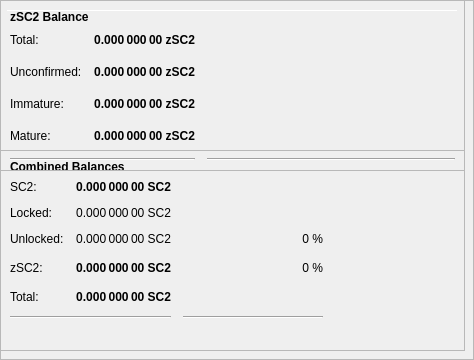
        <widget class="QFrame" name="frameObfuscation">
         <property name="minimumSize">
          <size>
           <width>0</width>
           <height>350</height>
          </size>
         </property>
         <property name="layoutDirection">
          <enum>Qt::LeftToRight</enum>
         </property>
         <property name="frameShape">
          <enum>QFrame::StyledPanel</enum>
         </property>
         <property name="frameShadow">
          <enum>QFrame::Raised</enum>
         </property>
         <widget class="QPushButton" name="runAutoDenom">
          <property name="geometry">
           <rect>
            <x>251</x>
            <y>17</y>
            <width>1</width>
            <height>1</height>
           </rect>
          </property>
          <property name="palette">
           <palette>
            <active>
             <colorrole role="WindowText">
              <brush brushstyle="SolidPattern">
               <color alpha="255">
                <red>0</red>
                <green>0</green>
                <blue>0</blue>
               </color>
              </brush>
             </colorrole>
             <colorrole role="Button">
              <brush brushstyle="SolidPattern">
               <color alpha="255">
                <red>239</red>
                <green>238</green>
                <blue>238</blue>
               </color>
              </brush>
             </colorrole>
             <colorrole role="Light">
              <brush brushstyle="SolidPattern">
               <color alpha="255">
                <red>255</red>
                <green>255</green>
                <blue>255</blue>
               </color>
              </brush>
             </colorrole>
             <colorrole role="Midlight">
              <brush brushstyle="SolidPattern">
               <color alpha="255">
                <red>247</red>
                <green>246</green>
                <blue>246</blue>
               </color>
              </brush>
             </colorrole>
             <colorrole role="Dark">
              <brush brushstyle="SolidPattern">
               <color alpha="255">
                <red>119</red>
                <green>119</green>
                <blue>119</blue>
               </color>
              </brush>
             </colorrole>
             <colorrole role="Mid">
              <brush brushstyle="SolidPattern">
               <color alpha="255">
                <red>159</red>
                <green>159</green>
                <blue>159</blue>
               </color>
              </brush>
             </colorrole>
             <colorrole role="Text">
              <brush brushstyle="SolidPattern">
               <color alpha="255">
                <red>0</red>
                <green>0</green>
                <blue>0</blue>
               </color>
              </brush>
             </colorrole>
             <colorrole role="BrightText">
              <brush brushstyle="SolidPattern">
               <color alpha="255">
                <red>255</red>
                <green>255</green>
                <blue>255</blue>
               </color>
              </brush>
             </colorrole>
             <colorrole role="ButtonText">
              <brush brushstyle="SolidPattern">
               <color alpha="255">
                <red>0</red>
                <green>0</green>
                <blue>0</blue>
               </color>
              </brush>
             </colorrole>
             <colorrole role="Base">
              <brush brushstyle="SolidPattern">
               <color alpha="255">
                <red>255</red>
                <green>255</green>
                <blue>255</blue>
               </color>
              </brush>
             </colorrole>
             <colorrole role="Window">
              <brush brushstyle="SolidPattern">
               <color alpha="255">
                <red>239</red>
                <green>238</green>
                <blue>238</blue>
               </color>
              </brush>
             </colorrole>
             <colorrole role="Shadow">
              <brush brushstyle="SolidPattern">
               <color alpha="255">
                <red>0</red>
                <green>0</green>
                <blue>0</blue>
               </color>
              </brush>
             </colorrole>
             <colorrole role="AlternateBase">
              <brush brushstyle="SolidPattern">
               <color alpha="255">
                <red>247</red>
                <green>246</green>
                <blue>246</blue>
               </color>
              </brush>
             </colorrole>
             <colorrole role="ToolTipBase">
              <brush brushstyle="SolidPattern">
               <color alpha="255">
                <red>255</red>
                <green>255</green>
                <blue>220</blue>
               </color>
              </brush>
             </colorrole>
             <colorrole role="ToolTipText">
              <brush brushstyle="SolidPattern">
               <color alpha="255">
                <red>0</red>
                <green>0</green>
                <blue>0</blue>
               </color>
              </brush>
             </colorrole>
            </active>
            <inactive>
             <colorrole role="WindowText">
              <brush brushstyle="SolidPattern">
               <color alpha="255">
                <red>0</red>
                <green>0</green>
                <blue>0</blue>
               </color>
              </brush>
             </colorrole>
             <colorrole role="Button">
              <brush brushstyle="SolidPattern">
               <color alpha="255">
                <red>239</red>
                <green>238</green>
                <blue>238</blue>
               </color>
              </brush>
             </colorrole>
             <colorrole role="Light">
              <brush brushstyle="SolidPattern">
               <color alpha="255">
                <red>255</red>
                <green>255</green>
                <blue>255</blue>
               </color>
              </brush>
             </colorrole>
             <colorrole role="Midlight">
              <brush brushstyle="SolidPattern">
               <color alpha="255">
                <red>247</red>
                <green>246</green>
                <blue>246</blue>
               </color>
              </brush>
             </colorrole>
             <colorrole role="Dark">
              <brush brushstyle="SolidPattern">
               <color alpha="255">
                <red>119</red>
                <green>119</green>
                <blue>119</blue>
               </color>
              </brush>
             </colorrole>
             <colorrole role="Mid">
              <brush brushstyle="SolidPattern">
               <color alpha="255">
                <red>159</red>
                <green>159</green>
                <blue>159</blue>
               </color>
              </brush>
             </colorrole>
             <colorrole role="Text">
              <brush brushstyle="SolidPattern">
               <color alpha="255">
                <red>0</red>
                <green>0</green>
                <blue>0</blue>
               </color>
              </brush>
             </colorrole>
             <colorrole role="BrightText">
              <brush brushstyle="SolidPattern">
               <color alpha="255">
                <red>255</red>
                <green>255</green>
                <blue>255</blue>
               </color>
              </brush>
             </colorrole>
             <colorrole role="ButtonText">
              <brush brushstyle="SolidPattern">
               <color alpha="255">
                <red>0</red>
                <green>0</green>
                <blue>0</blue>
               </color>
              </brush>
             </colorrole>
             <colorrole role="Base">
              <brush brushstyle="SolidPattern">
               <color alpha="255">
                <red>255</red>
                <green>255</green>
                <blue>255</blue>
               </color>
              </brush>
             </colorrole>
             <colorrole role="Window">
              <brush brushstyle="SolidPattern">
               <color alpha="255">
                <red>239</red>
                <green>238</green>
                <blue>238</blue>
               </color>
              </brush>
             </colorrole>
             <colorrole role="Shadow">
              <brush brushstyle="SolidPattern">
               <color alpha="255">
                <red>0</red>
                <green>0</green>
                <blue>0</blue>
               </color>
              </brush>
             </colorrole>
             <colorrole role="AlternateBase">
              <brush brushstyle="SolidPattern">
               <color alpha="255">
                <red>247</red>
                <green>246</green>
                <blue>246</blue>
               </color>
              </brush>
             </colorrole>
             <colorrole role="ToolTipBase">
              <brush brushstyle="SolidPattern">
               <color alpha="255">
                <red>255</red>
                <green>255</green>
                <blue>220</blue>
               </color>
              </brush>
             </colorrole>
             <colorrole role="ToolTipText">
              <brush brushstyle="SolidPattern">
               <color alpha="255">
                <red>0</red>
                <green>0</green>
                <blue>0</blue>
               </color>
              </brush>
             </colorrole>
            </inactive>
            <disabled>
             <colorrole role="WindowText">
              <brush brushstyle="SolidPattern">
               <color alpha="255">
                <red>119</red>
                <green>119</green>
                <blue>119</blue>
               </color>
              </brush>
             </colorrole>
             <colorrole role="Button">
              <brush brushstyle="SolidPattern">
               <color alpha="255">
                <red>239</red>
                <green>238</green>
                <blue>238</blue>
               </color>
              </brush>
             </colorrole>
             <colorrole role="Light">
              <brush brushstyle="SolidPattern">
               <color alpha="255">
                <red>255</red>
                <green>255</green>
                <blue>255</blue>
               </color>
              </brush>
             </colorrole>
             <colorrole role="Midlight">
              <brush brushstyle="SolidPattern">
               <color alpha="255">
                <red>247</red>
                <green>246</green>
                <blue>246</blue>
               </color>
              </brush>
             </colorrole>
             <colorrole role="Dark">
              <brush brushstyle="SolidPattern">
               <color alpha="255">
                <red>119</red>
                <green>119</green>
                <blue>119</blue>
               </color>
              </brush>
             </colorrole>
             <colorrole role="Mid">
              <brush brushstyle="SolidPattern">
               <color alpha="255">
                <red>159</red>
                <green>159</green>
                <blue>159</blue>
               </color>
              </brush>
             </colorrole>
             <colorrole role="Text">
              <brush brushstyle="SolidPattern">
               <color alpha="255">
                <red>119</red>
                <green>119</green>
                <blue>119</blue>
               </color>
              </brush>
             </colorrole>
             <colorrole role="BrightText">
              <brush brushstyle="SolidPattern">
               <color alpha="255">
                <red>255</red>
                <green>255</green>
                <blue>255</blue>
               </color>
              </brush>
             </colorrole>
             <colorrole role="ButtonText">
              <brush brushstyle="SolidPattern">
               <color alpha="255">
                <red>119</red>
                <green>119</green>
                <blue>119</blue>
               </color>
              </brush>
             </colorrole>
             <colorrole role="Base">
              <brush brushstyle="SolidPattern">
               <color alpha="255">
                <red>239</red>
                <green>238</green>
                <blue>238</blue>
               </color>
              </brush>
             </colorrole>
             <colorrole role="Window">
              <brush brushstyle="SolidPattern">
               <color alpha="255">
                <red>239</red>
                <green>238</green>
                <blue>238</blue>
               </color>
              </brush>
             </colorrole>
             <colorrole role="Shadow">
              <brush brushstyle="SolidPattern">
               <color alpha="255">
                <red>0</red>
                <green>0</green>
                <blue>0</blue>
               </color>
              </brush>
             </colorrole>
             <colorrole role="AlternateBase">
              <brush brushstyle="SolidPattern">
               <color alpha="255">
                <red>239</red>
                <green>238</green>
                <blue>238</blue>
               </color>
              </brush>
             </colorrole>
             <colorrole role="ToolTipBase">
              <brush brushstyle="SolidPattern">
               <color alpha="255">
                <red>255</red>
                <green>255</green>
                <blue>220</blue>
               </color>
              </brush>
             </colorrole>
             <colorrole role="ToolTipText">
              <brush brushstyle="SolidPattern">
               <color alpha="255">
                <red>0</red>
                <green>0</green>
                <blue>0</blue>
               </color>
              </brush>
             </colorrole>
            </disabled>
           </palette>
          </property>
          <property name="focusPolicy">
           <enum>Qt::NoFocus</enum>
          </property>
          <property name="autoFillBackground">
           <bool>true</bool>
          </property>
          <property name="text">
           <string/>
          </property>
          <property name="flat">
           <bool>true</bool>
          </property>
         </widget>
         <widget class="Line" name="line">
          <property name="geometry">
           <rect>
            <x>7</x>
            <y>10</y>
            <width>451</width>
            <height>1</height>
           </rect>
          </property>
          <property name="orientation">
           <enum>Qt::Horizontal</enum>
          </property>
         </widget>
         <widget class="QFrame" name="frame_3">
          <property name="geometry">
           <rect>
            <x>0</x>
            <y>150</y>
            <width>465</width>
            <height>201</height>
           </rect>
          </property>
          <property name="frameShape">
           <enum>QFrame::StyledPanel</enum>
          </property>
          <property name="frameShadow">
           <enum>QFrame::Raised</enum>
          </property>
          <layout class="QVBoxLayout" name="verticalLayout_5">
           <item>
            <layout class="QHBoxLayout" name="horizontalLayout_5" stretch="0">
             <item>
              <widget class="QLabel" name="label_5z">
               <property name="maximumSize">
                <size>
                 <width>16777215</width>
                 <height>20</height>
                </size>
               </property>
               <property name="font">
                <font>
                 <weight>75</weight>
                 <bold>true</bold>
                </font>
               </property>
               <property name="toolTip">
                <string>Combined Balances (including unconfirmed and immature coins)</string>
               </property>
               <property name="text">
                <string>&lt;html&gt;&lt;head/&gt;&lt;body&gt;&lt;p&gt;Combined Balances&lt;/p&gt;&lt;/body&gt;&lt;/html&gt;</string>
               </property>
              </widget>
             </item>
            </layout>
           </item>
           <item>
            <layout class="QGridLayout" name="gridLayout_3">
             <property name="spacing">
              <number>12</number>
             </property>
             <item row="7" column="0" colspan="2">
              <widget class="Line" name="lineSpendableBalance_3">
               <property name="orientation">
                <enum>Qt::Horizontal</enum>
               </property>
              </widget>
             </item>
             <item row="7" column="2">
              <widget class="Line" name="lineWatchBalance_3">
               <property name="sizePolicy">
                <sizepolicy hsizetype="Preferred" vsizetype="Fixed">
                 <horstretch>0</horstretch>
                 <verstretch>0</verstretch>
                </sizepolicy>
               </property>
               <property name="minimumSize">
                <size>
                 <width>140</width>
                 <height>0</height>
                </size>
               </property>
               <property name="orientation">
                <enum>Qt::Horizontal</enum>
               </property>
              </widget>
             </item>
             <item row="4" column="1">
              <widget class="QLabel" name="labelzBalancez">
               <property name="font">
                <font>
                 <weight>75</weight>
                 <bold>true</bold>
                </font>
               </property>
               <property name="cursor">
                <cursorShape>IBeamCursor</cursorShape>
               </property>
               <property name="toolTip">
                <string>Total of transactions that have yet to be confirmed, and do not yet count toward the spendable balance</string>
               </property>
               <property name="text">
                <string notr="true">0.000 000 00 SC2</string>
               </property>
               <property name="alignment">
                <set>Qt::AlignRight|Qt::AlignTrailing|Qt::AlignVCenter</set>
               </property>
               <property name="textInteractionFlags">
                <set>Qt::LinksAccessibleByMouse|Qt::TextSelectableByKeyboard|Qt::TextSelectableByMouse</set>
               </property>
              </widget>
             </item>
             <item row="6" column="1">
              <widget class="QLabel" name="labelTotalz">
               <property name="font">
                <font>
                 <weight>75</weight>
                 <bold>true</bold>
                </font>
               </property>
               <property name="cursor">
                <cursorShape>IBeamCursor</cursorShape>
               </property>
               <property name="toolTip">
                <string>Total Balance, including unconfirmed and immature coins.</string>
               </property>
               <property name="text">
                <string notr="true">0.000 000 00 SC2</string>
               </property>
               <property name="alignment">
                <set>Qt::AlignRight|Qt::AlignTrailing|Qt::AlignVCenter</set>
               </property>
               <property name="textInteractionFlags">
                <set>Qt::LinksAccessibleByMouse|Qt::TextSelectableByKeyboard|Qt::TextSelectableByMouse</set>
               </property>
              </widget>
             </item>
             <item row="4" column="3">
              <spacer name="horizontalSpacer_6">
               <property name="orientation">
                <enum>Qt::Horizontal</enum>
               </property>
               <property name="sizeHint" stdset="0">
                <size>
                 <width>40</width>
                 <height>20</height>
                </size>
               </property>
              </spacer>
             </item>
             <item row="6" column="0">
              <widget class="QLabel" name="labelTotalTextz">
               <property name="text">
                <string>Total:</string>
               </property>
              </widget>
             </item>
             <item row="1" column="0">
              <widget class="QLabel" name="labelBalanceTextz">
               <property name="text">
                <string>SC2:</string>
               </property>
              </widget>
             </item>
             <item row="1" column="1">
              <widget class="QLabel" name="labelBalancez">
               <property name="font">
                <font>
                 <weight>75</weight>
                 <bold>true</bold>
                </font>
               </property>
               <property name="cursor">
                <cursorShape>IBeamCursor</cursorShape>
               </property>
               <property name="toolTip">
                <string>Your current spendable balance</string>
               </property>
               <property name="text">
                <string notr="true">0.000 000 00 SC2</string>
               </property>
               <property name="alignment">
                <set>Qt::AlignRight|Qt::AlignTrailing|Qt::AlignVCenter</set>
               </property>
               <property name="textInteractionFlags">
                <set>Qt::LinksAccessibleByMouse|Qt::TextSelectableByKeyboard|Qt::TextSelectableByMouse</set>
               </property>
              </widget>
             </item>
             <item row="4" column="0">
              <widget class="QLabel" name="labelzBalanceTextz">
               <property name="toolTip">
                <string/>
               </property>
               <property name="text">
                <string>zSC2:</string>
               </property>
              </widget>
             </item>
             <item row="4" column="2">
              <widget class="QLabel" name="labelzSC2Percent">
               <property name="toolTip">
                <string>Current percentage of zSC2.
If AutoMint is enabled this percentage will settle around the configured AutoMint percentage (default = 10%)</string>
               </property>
               <property name="text">
                <string>0 %</string>
               </property>
               <property name="alignment">
                <set>Qt::AlignRight|Qt::AlignTrailing|Qt::AlignVCenter</set>
               </property>
              </widget>
             </item>
             <item row="6" column="2">
              <widget class="QLabel" name="label100Percent">
               <property name="text">
                <string/>
               </property>
               <property name="alignment">
                <set>Qt::AlignRight|Qt::AlignTrailing|Qt::AlignVCenter</set>
               </property>
              </widget>
             </item>
             <item row="2" column="1">
              <widget class="QLabel" name="labelLockedBalance">
               <property name="toolTip">
                <string>Locked SC2 or Masternode collaterals. These are excluded from zSC2 minting.</string>
               </property>
               <property name="text">
                <string>0.000 000 00 SC2</string>
               </property>
               <property name="alignment">
                <set>Qt::AlignRight|Qt::AlignTrailing|Qt::AlignVCenter</set>
               </property>
              </widget>
             </item>
             <item row="2" column="0">
              <widget class="QLabel" name="labelLockedBalanceText">
               <property name="toolTip">
                <string>Locked SC2 or Masternode collaterals. These are excluded from zSC2 minting.</string>
               </property>
               <property name="text">
                <string>Locked:</string>
               </property>
              </widget>
             </item>
             <item row="3" column="0">
              <widget class="QLabel" name="labelUnLockedBalanceText">
               <property name="toolTip">
                <string>Unlocked RUPs. These can be used for zSC2 minting.</string>
               </property>
               <property name="text">
                <string>Unlocked:</string>
               </property>
              </widget>
             </item>
             <item row="3" column="1">
              <widget class="QLabel" name="labelUnLockedBalance">
               <property name="toolTip">
                <string>Unlocked RUPs. These can be used for zSC2 minting.</string>
               </property>
               <property name="text">
                <string>0.000 000 00 SC2</string>
               </property>
               <property name="alignment">
                <set>Qt::AlignRight|Qt::AlignTrailing|Qt::AlignVCenter</set>
               </property>
              </widget>
             </item>
             <item row="3" column="2">
              <widget class="QLabel" name="labelRUPPercent">
               <property name="text">
                <string>0 %</string>
               </property>
               <property name="alignment">
                <set>Qt::AlignRight|Qt::AlignTrailing|Qt::AlignVCenter</set>
               </property>
              </widget>
             </item>
            </layout>
           </item>
           <item>
            <spacer name="verticalSpacer">
             <property name="orientation">
              <enum>Qt::Vertical</enum>
             </property>
             <property name="sizeHint" stdset="0">
              <size>
               <width>20</width>
               <height>40</height>
              </size>
             </property>
            </spacer>
           </item>
          </layout>
         </widget>
         <widget class="QFrame" name="frame_4">
          <property name="geometry">
           <rect>
            <x>0</x>
            <y>0</y>
            <width>465</width>
            <height>171</height>
           </rect>
          </property>
          <property name="frameShape">
           <enum>QFrame::StyledPanel</enum>
          </property>
          <property name="frameShadow">
           <enum>QFrame::Raised</enum>
          </property>
          <layout class="QVBoxLayout" name="verticalLayout_7">
           <item>
            <layout class="QHBoxLayout" name="horizontalLayout_8" stretch="0">
             <item>
              <widget class="QLabel" name="label_5z_3">
               <property name="maximumSize">
                <size>
                 <width>16777215</width>
                 <height>20</height>
                </size>
               </property>
               <property name="font">
                <font>
                 <weight>75</weight>
                 <bold>true</bold>
                </font>
               </property>
               <property name="text">
                <string>zSC2 Balance</string>
               </property>
              </widget>
             </item>
            </layout>
           </item>
           <item>
            <layout class="QGridLayout" name="gridLayout_5">
             <property name="spacing">
              <number>12</number>
             </property>
             <item row="4" column="0">
              <widget class="QLabel" name="labelzBalanceMatureText">
               <property name="toolTip">
                <string>Mature: more than 20 confirmation and more than 1 mints of the same denomination after it was minted.
These zSC2 are spendable.</string>
               </property>
               <property name="text">
                <string>Mature:</string>
               </property>
              </widget>
             </item>
             <item row="5" column="0" colspan="2">
              <widget class="Line" name="lineSpendableBalance_5">
               <property name="orientation">
                <enum>Qt::Horizontal</enum>
               </property>
              </widget>
             </item>
             <item row="1" column="1">
              <widget class="QLabel" name="labelzBalance">
               <property name="font">
                <font>
                 <weight>75</weight>
                 <bold>true</bold>
                </font>
               </property>
               <property name="cursor">
                <cursorShape>IBeamCursor</cursorShape>
               </property>
               <property name="toolTip">
                <string>All available zSC2, unconfirmed and immature zSC2 included.</string>
               </property>
               <property name="text">
                <string notr="true">0.000 000 00 zSC2</string>
               </property>
               <property name="alignment">
                <set>Qt::AlignRight|Qt::AlignTrailing|Qt::AlignVCenter</set>
               </property>
               <property name="textInteractionFlags">
                <set>Qt::LinksAccessibleByMouse|Qt::TextSelectableByKeyboard|Qt::TextSelectableByMouse</set>
               </property>
              </widget>
             </item>
             <item row="5" column="2">
              <widget class="Line" name="lineWatchBalance_5">
               <property name="sizePolicy">
                <sizepolicy hsizetype="Preferred" vsizetype="Fixed">
                 <horstretch>0</horstretch>
                 <verstretch>0</verstretch>
                </sizepolicy>
               </property>
               <property name="minimumSize">
                <size>
                 <width>140</width>
                 <height>0</height>
                </size>
               </property>
               <property name="orientation">
                <enum>Qt::Horizontal</enum>
               </property>
              </widget>
             </item>
             <item row="1" column="0">
              <widget class="QLabel" name="labelzBalanceText">
               <property name="toolTip">
                <string>All available zSC2, unconfirmed and immature zSC2 included.</string>
               </property>
               <property name="text">
                <string>Total:</string>
               </property>
              </widget>
             </item>
             <item row="1" column="2">
              <spacer name="horizontalSpacer_8">
               <property name="orientation">
                <enum>Qt::Horizontal</enum>
               </property>
               <property name="sizeHint" stdset="0">
                <size>
                 <width>40</width>
                 <height>20</height>
                </size>
               </property>
              </spacer>
             </item>
             <item row="4" column="2">
              <spacer name="horizontalSpacer_4">
               <property name="orientation">
                <enum>Qt::Horizontal</enum>
               </property>
               <property name="sizeHint" stdset="0">
                <size>
                 <width>40</width>
                 <height>20</height>
                </size>
               </property>
              </spacer>
             </item>
             <item row="4" column="1">
              <widget class="QLabel" name="labelzBalanceMature">
               <property name="font">
                <font>
                 <weight>75</weight>
                 <bold>true</bold>
                </font>
               </property>
               <property name="toolTip">
                <string>Mature: more than 20 confirmation and more than 1 mints of the same denomination after it was minted.
These zSC2 are spendable.</string>
               </property>
               <property name="text">
                <string>0.000 000 00 zSC2</string>
               </property>
               <property name="alignment">
                <set>Qt::AlignRight|Qt::AlignTrailing|Qt::AlignVCenter</set>
               </property>
              </widget>
             </item>
             <item row="2" column="0">
              <widget class="QLabel" name="labelzBalanceUnconfirmedText">
               <property name="toolTip">
                <string>Unconfirmed: less than 20 confirmations
Immature: confirmed, but less than 1 mints of the same denomination after it was minted</string>
               </property>
               <property name="text">
                <string>Unconfirmed:</string>
               </property>
              </widget>
             </item>
             <item row="2" column="1">
              <widget class="QLabel" name="labelzBalanceUnconfirmed">
               <property name="font">
                <font>
                 <weight>75</weight>
                 <bold>true</bold>
                </font>
               </property>
               <property name="toolTip">
                <string>Unconfirmed: less than 20 confirmations
Immature: confirmed, but less than 1 mints of the same denomination after it was minted</string>
               </property>
               <property name="text">
                <string>0.000 000 00 zSC2</string>
               </property>
               <property name="alignment">
                <set>Qt::AlignRight|Qt::AlignTrailing|Qt::AlignVCenter</set>
               </property>
              </widget>
             </item>
             <item row="2" column="2">
              <spacer name="horizontalSpacer_5">
               <property name="orientation">
                <enum>Qt::Horizontal</enum>
               </property>
               <property name="sizeHint" stdset="0">
                <size>
                 <width>40</width>
                 <height>20</height>
                </size>
               </property>
              </spacer>
             </item>
             <item row="3" column="0">
              <widget class="QLabel" name="labelzBalanceImmatureText">
               <property name="toolTip">
                <string>Unconfirmed: less than 20 confirmations
Immature: confirmed, but less than 1 mints of the same denomination after it was minted</string>
               </property>
               <property name="text">
                <string>Immature:</string>
               </property>
              </widget>
             </item>
             <item row="3" column="1">
              <widget class="QLabel" name="labelzBalanceImmature">
               <property name="font">
                <font>
                 <weight>75</weight>
                 <bold>true</bold>
                </font>
               </property>
               <property name="toolTip">
                <string>Unconfirmed: less than 20 confirmations
Immature: confirmed, but less than 1 mints of the same denomination after it was minted</string>
               </property>
               <property name="text">
                <string>0.000 000 00 zSC2</string>
               </property>
               <property name="alignment">
                <set>Qt::AlignRight|Qt::AlignTrailing|Qt::AlignVCenter</set>
               </property>
              </widget>
             </item>
             <item row="3" column="2">
              <spacer name="horizontalSpacer_7">
               <property name="orientation">
                <enum>Qt::Horizontal</enum>
               </property>
               <property name="sizeHint" stdset="0">
                <size>
                 <width>40</width>
                 <height>20</height>
                </size>
               </property>
              </spacer>
             </item>
            </layout>
           </item>
          </layout>
         </widget>
        </widget>
